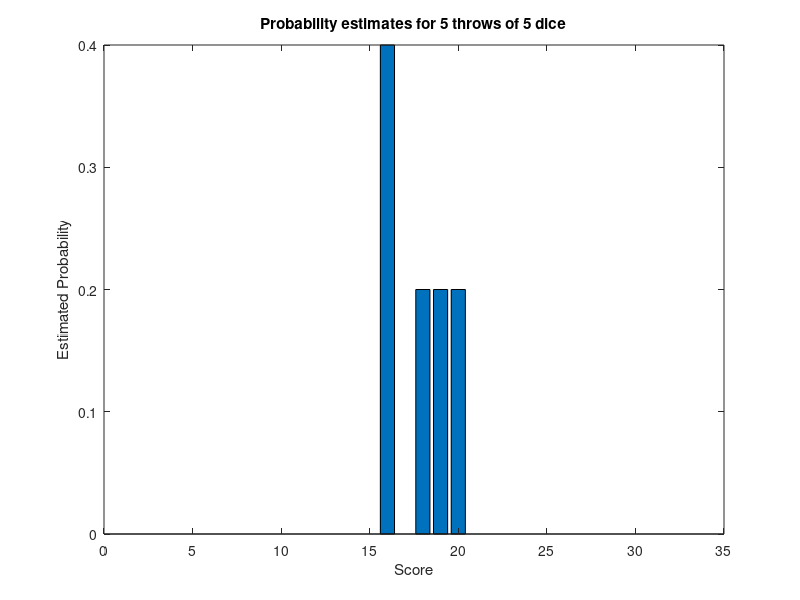

Write MATLAB code to recreate this figure.
function dice_simulation ( throw_num, die_num )

%*****************************************************************************80
%
%% DICE_SIMULATION simulates the repeated tossing and summing of M dice.
%
%  Usage:
%
%    dice_simulation ( throw_num, die_num )
%
%    where
%
%    * throw_num is the number of times the dice were thrown;
%    * die_num is the number of dice tossed each time.
%
%  Licensing:
%
%    This code is distributed under the GNU LGPL license.
%
%  Modified:
%
%    23 October 2009
%
%  Author:
%
%    John Burkardt
%
%  Parameters:
%
%    Input, integer THROW_NUM, the number of times the dice are thrown.
%
%    Input, integer DIE_NUM, the number of dice.
%
  timestamp ( );
  fprintf ( 1, '\n' );
  fprintf ( 1, 'DICE_SIMULATION:\n' );
  fprintf ( 1, '  MATLAB version\n' );
  fprintf ( 1, '  Simulate the throwing and totaling of M dice.\n' );
%
%  Get THROW_NUM.
%
  if ( nargin < 1 )
    fprintf ( 1, '\n' );
    throw_num = input ( 'Enter number of throws: ' );
  elseif ( ischar ( throw_num ) )
    throw_num = str2num ( throw_num );
  end
%
%  Get DIE_NUM.
%
  if ( nargin < 2 )
    fprintf ( 1, '\n' );
    die_num = input ( 'Enter number of dice: ' );
  elseif ( ischar ( die_num ) )
    die_num = str2num ( die_num );
  end
%
%  Throw all the dice, all the times.
%
  throws = rand ( throw_num, die_num );
%
%  Round up each die to the values 1, 2, 3, 4, 5, 6.
%
  throws = ceil ( 6 * throws );
%
%  Total the dice in each throw.
%
  score(1:throw_num) = sum ( throws(1:throw_num,1:die_num), 2 );
%
%  Make a frequency plot.
%
  x = linspace ( die_num, die_num*6, die_num*5+1 );

  hist ( score, x )

  xlabel ( 'Score' )
  ylabel ( 'Frequency' )
  title_string = sprintf ( 'Frequency plot for %d throws of %d dice', throw_num, die_num );
  title ( title_string );

  fprintf ( 1, '\n' );
  fprintf ( 1, '  Press return for estimated probability plot.\n' );
  pause
%
%  Make an estimated probability plot.
%
  x = linspace ( die_num, die_num*6, die_num*5+1 );
  y = zeros ( die_num*5+1,1);
  for i = die_num : die_num*6
    j = find ( score == i );
    y(i-die_num+1) = length ( j ) / throw_num;
  end 

  bar ( x, y )

  xlabel ( 'Score' )
  ylabel ( 'Estimated Probability' )
  title_string = sprintf ( 'Probability estimates for %d throws of %d dice', ...
    throw_num, die_num );
  title ( title_string );
%
%  Statistics.
%
  score_ave = sum ( score(1:throw_num) ) / throw_num;
  score_var = var ( score );
  fprintf ( 1, '\n' );
  fprintf ( 1, '  Number of dice = %d\n', die_num );
  fprintf ( 1, '  Number of throws = %d\n', throw_num );
  fprintf ( 1, '  Maximum possible score = %d\n', 6 * die_num );
  fprintf ( 1, '  Average score =          %f\n', score_ave );
  fprintf ( 1, '  Minimum possible score = %d\n', die_num );
  fprintf ( 1, '  Variance of score = %f\n', score_var );
%
%  Terminate.
%
  fprintf ( 1, '\n' );
  fprintf ( 1, 'DICE_SIMULATION:\n' );
  fprintf ( 1, '  Normal end of execution.\n' );
  fprintf ( 1, '\n' );
  timestamp ( );

  return
end
function timestamp ( )

%*****************************************************************************80
%
%% TIMESTAMP prints the current YMDHMS date as a timestamp.
%
%  Licensing:
%
%    This code is distributed under the GNU LGPL license.
%
%  Modified:
%
%    14 February 2003
%
%  Author:
%
%    John Burkardt
%
  t = now;
  c = datevec ( t );
  s = datestr ( c, 0 );
  fprintf ( 1, '%s\n', s );

  return
end
